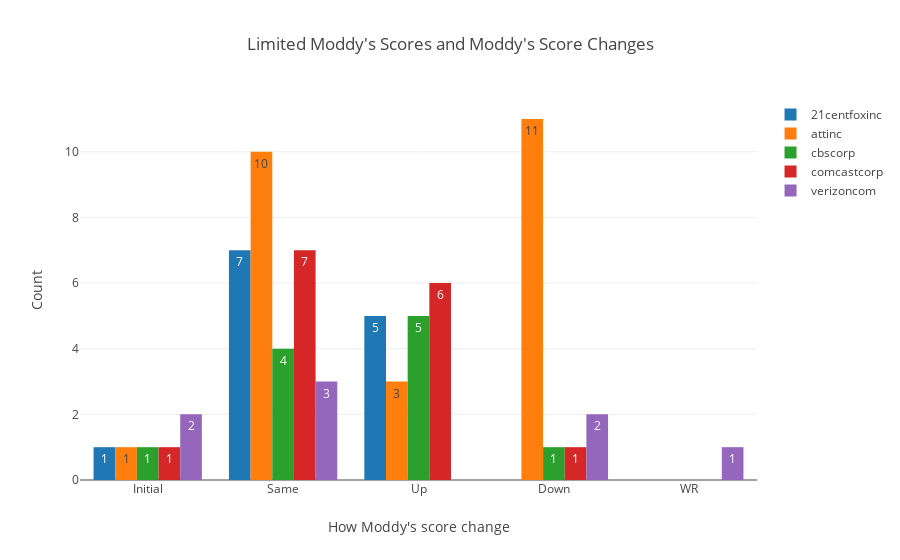

The notebook cell saved with this chart:
### Code cell
trace1 = go.Bar(x = item_numer_distribution[item_numer_distribution['Company']=='21st Century Fox America']["Moody's Score Change"], 
                y = item_numer_distribution[item_numer_distribution['Company']=='21st Century Fox America']['count'],
                name = '21centfoxinc',
                text = item_numer_distribution[item_numer_distribution['Company']=='21st Century Fox America']['count'],
                textposition = 'auto')
trace2 = go.Bar(x = item_numer_distribution[item_numer_distribution['Company']=='AT&T Corp']["Moody's Score Change"], 
                y = item_numer_distribution[item_numer_distribution['Company']=='AT&T Corp']['count'],
                name = 'attinc',
                text = item_numer_distribution[item_numer_distribution['Company']=='AT&T Corp']['count'],
                textposition = 'auto')
trace3 = go.Bar(x = item_numer_distribution[item_numer_distribution['Company']=='CBS Corp']["Moody's Score Change"], 
                y = item_numer_distribution[item_numer_distribution['Company']=='CBS Corp']['count'],
                name = 'cbscorp',
                text = item_numer_distribution[item_numer_distribution['Company']=='CBS Corp']['count'],
                textposition = 'auto')
trace4 = go.Bar(x = item_numer_distribution[item_numer_distribution['Company']=='Comcast Corp']["Moody's Score Change"], 
                y = item_numer_distribution[item_numer_distribution['Company']=='Comcast Corp']['count'],
                name = 'comcastcorp',
                text = item_numer_distribution[item_numer_distribution['Company']=='Comcast Corp']['count'],
                textposition = 'auto')                
trace5 = go.Bar(x = item_numer_distribution[item_numer_distribution['Company']=='Verizon Communications Inc']["Moody's Score Change"], 
                y = item_numer_distribution[item_numer_distribution['Company']=='Verizon Communications Inc']['count'],
                name = 'verizoncom',
                text = item_numer_distribution[item_numer_distribution['Company']=='Verizon Communications Inc']['count'],
                textposition = 'auto')                                

data = [trace1,trace2,trace3,trace4,trace5]


iplot({
    "data":data,
    "layout":go.Layout(title="Limited Moddy's Scores and Moddy's Score Changes ", 
                       xaxis={'title':"How Moddy's score change"}, 
                       yaxis={'title':'Count'})})

### Figure 1 — Plotly figure (JSON) as saved in the notebook; plotly's stock layout.template omitted (floating-point values rounded to 4 significant figures)
{"data": [{"name": "21centfoxinc", "text": [1, 7, 5], "textposition": "auto", "type": "bar", "uid": "66317408-f857-11e8-9c2d-d46d6dd18516", "x": ["Initial", "Same", "Up"], "y": [1, 7, 5]}, {"name": "attinc", "text": [11, 1, 10, 3], "textposition": "auto", "type": "bar", "uid": "66319b12-f857-11e8-ac48-d46d6dd18516", "x": ["Down", "Initial", "Same", "Up"], "y": [11, 1, 10, 3]}, {"name": "cbscorp", "text": [1, 1, 4, 5], "textposition": "auto", "type": "bar", "uid": "66319b13-f857-11e8-a557-d46d6dd18516", "x": ["Down", "Initial", "Same", "Up"], "y": [1, 1, 4, 5]}, {"name": "comcastcorp", "text": [1, 1, 7, 6], "textposition": "auto", "type": "bar", "uid": "66319b14-f857-11e8-9f21-d46d6dd18516", "x": ["Down", "Initial", "Same", "Up"], "y": [1, 1, 7, 6]}, {"name": "verizoncom", "text": [2, 2, 3, 1], "textposition": "auto", "type": "bar", "uid": "66319b15-f857-11e8-849e-d46d6dd18516", "x": ["Down", "Initial", "Same", "WR"], "y": [2, 2, 3, 1]}], "layout": {"title": "Limited Moddy's Scores and Moddy's Score Changes ", "xaxis": {"title": "How Moddy's score change"}, "yaxis": {"title": "Count"}}}
